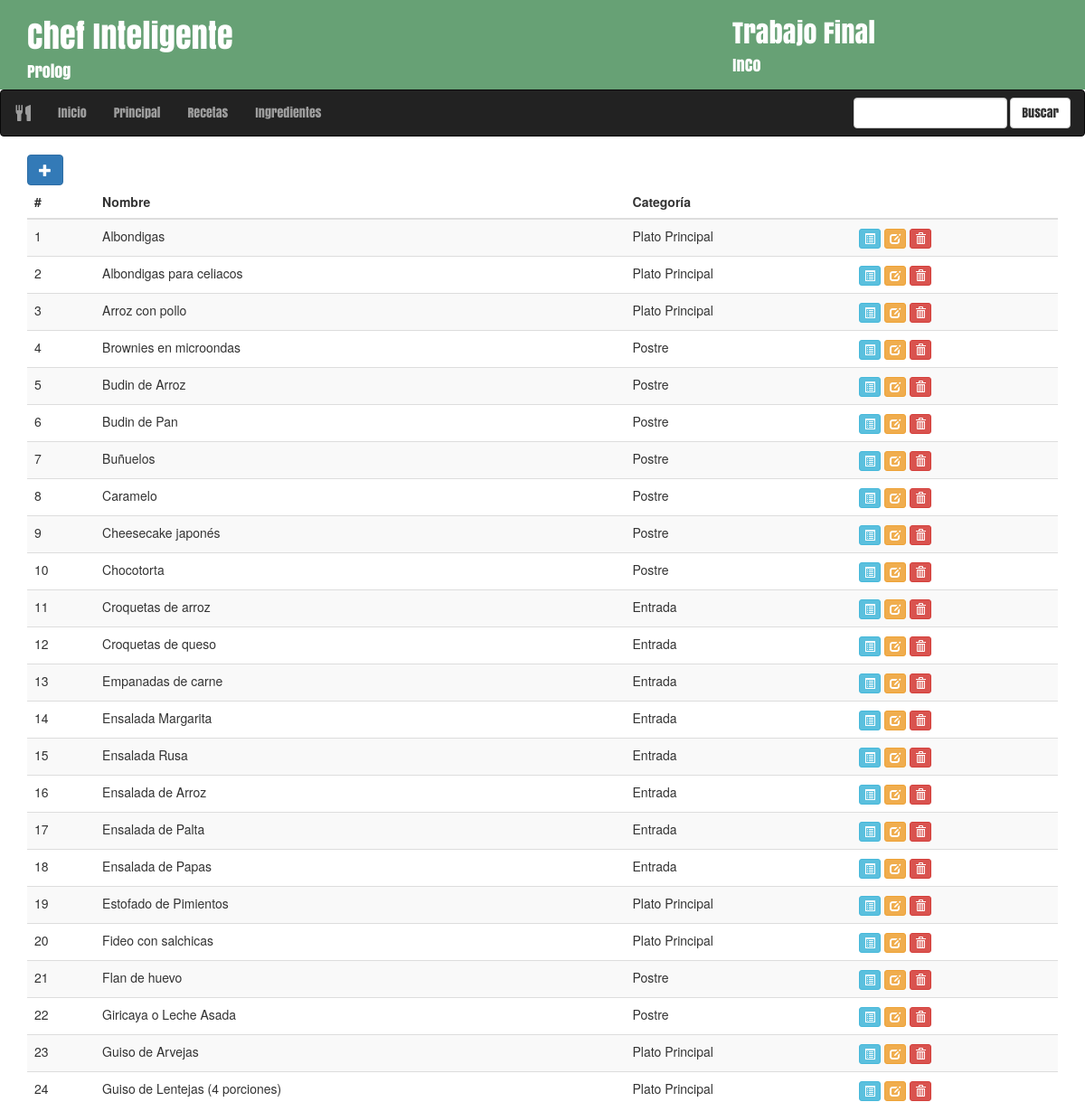
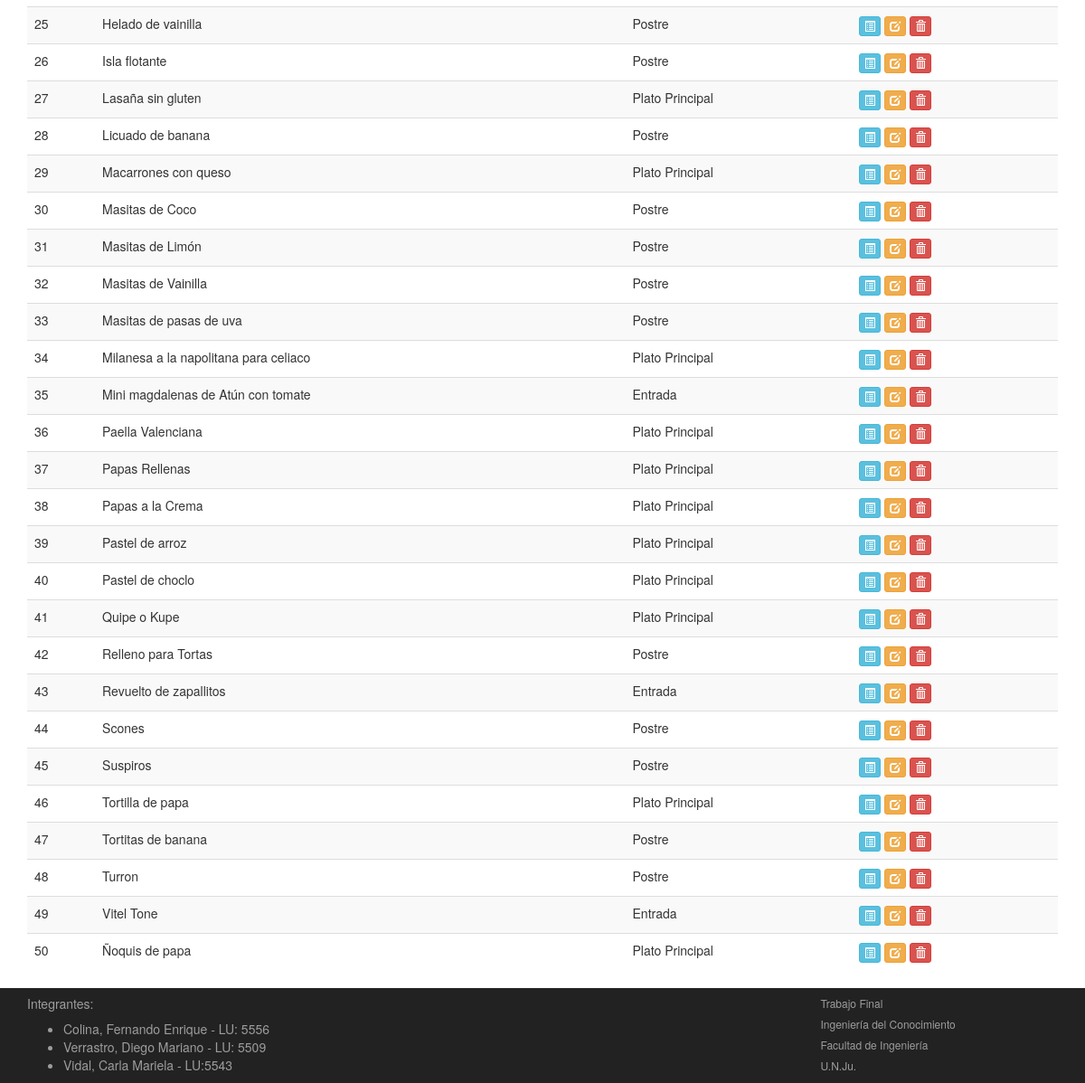
Before: /recetario/recetas/ with the older database file (2 pictures, top to bottom).
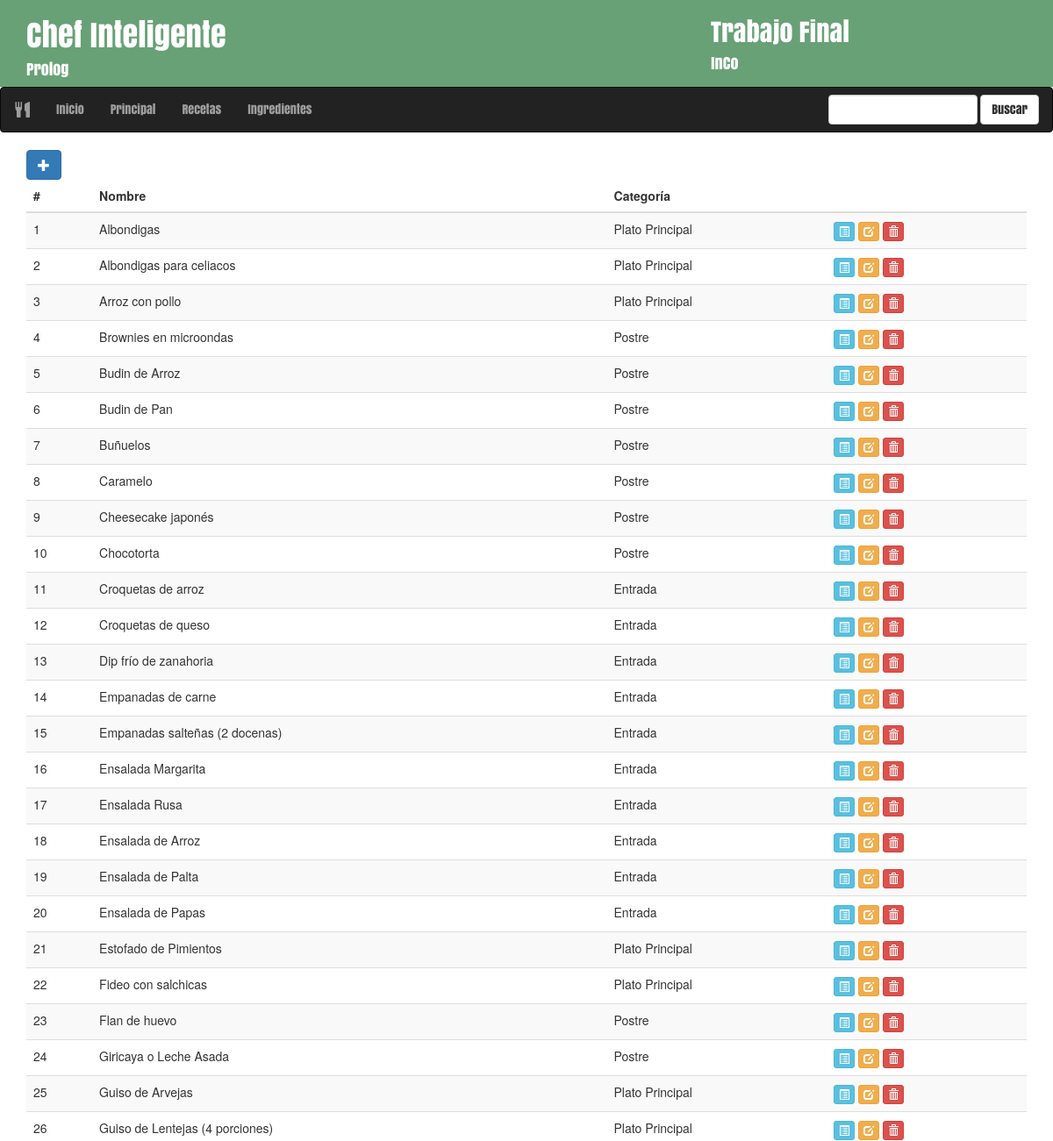
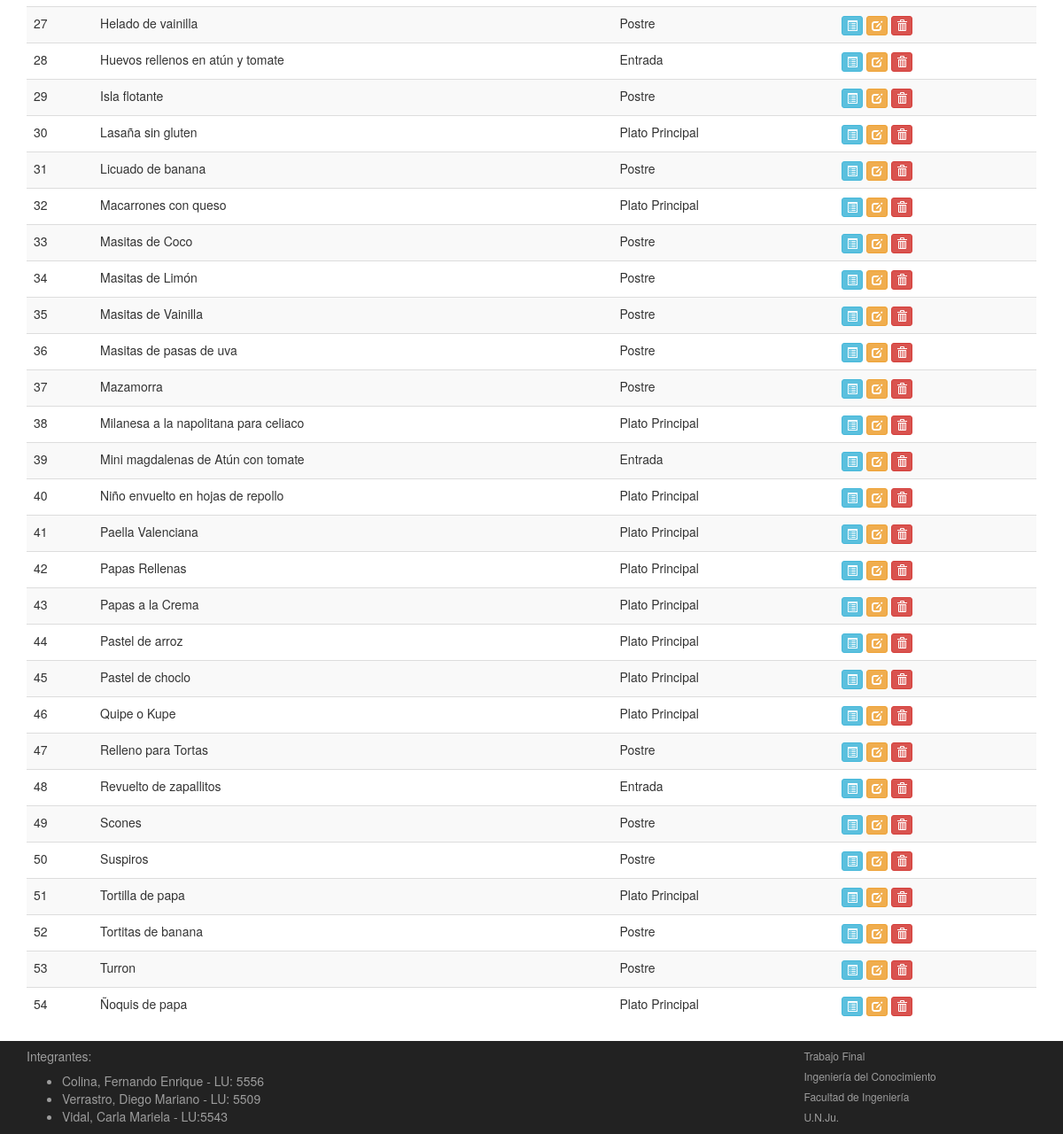
After: the same page with the newer database file (2 pictures, top to bottom).
### recetario/models.py (models this page shows, shortened)
class Receta(models.Model):
	nombre = models.CharField(max_length=40)
	categoria = models.ForeignKey(Categoria)
	image = models.ImageField(verbose_name='Foto',upload_to='images/', blank=True, null=True)
	ingredientes = models.ManyToManyField(Ingrediente, through='DetalleReceta')
	preparacion = models.TextField()
	def image_tag(self):
		return u'<a target="_blank" href="{0}/{1}"><img class="img-rounded img-responsive" alt="No hay imagen" src="{0}/{1}" /></a>'.format(settings.MEDIA_URL, self.image.name)
	image_tag.short_description = 'Image'
	image_tag.allow_tags = True

class Categoria(models.Model):
	nombre = models.CharField(max_length=20)
	def __unicode__(self):
		return self.nombre

### recetario/views.py (the view)
class RecetasList(generic.ListView):
    model = Receta
    template_name = 'recetario/recetas.html'
    context_object_name = 'recetas_list'
    queryset = Receta.objects.all().order_by('nombre')

### recetario/templates/recetario/recetas.html (shortened to what this page needs)
{% extends 'plquery/base.html' %}
{% block content %}
<div id="listarecetas" class="container">
	<div class="row">
		<div class="col-md-12">
			<a href="{% url 'admin:recetario_receta_add' %}"><button type="button" class="btn btn-primary">
			<span class="glyphicon glyphicon-plus"></button></span></a>
			{% if recetas_list %}
			<div class="table-responsive">
				<table class="table table-hover table-striped">
					<thead>
						<tr>
							<th>#</th>
							<th>Nombre</th>
							<th>Categoría</th>
							<th></th>
						</tr>
					</thead>
					<tbody>
						{% for receta in recetas_list %}
						<tr>
							<td>{{ forloop.counter }}</td>
							<td>{{ receta.nombre }}</td>
							<td>{{ receta.categoria }}</td>
							<td><div class="btn-group">
								<a href="{% url 'recetario:detallereceta' receta.pk %}"><button type="button" class="btn btn-info btn-xs">
									<span class="glyphicon glyphicon-list-alt"></span>
									</button></a>
								<a href="{% url 'admin:recetario_receta_change' receta.id %}"><button type="button" class="btn btn-warning btn-xs">
									<span class="glyphicon glyphicon-edit"></span>
									</button></a>
								<a href="{% url 'admin:recetario_receta_delete' receta.id %}"><button type="button" class="btn btn-danger btn-xs">
									<span class="glyphicon glyphicon-trash"></span>
								</button></a>
							</div></td>
						</tr>
						{% endfor %}
					</tbody>
				</table>
			</div>
			{% else %}
				<p>No hay recetas disponibles</p>
			{% endif %}
		</div>
	</div>
</div>
{% endblock %}

Changed rows visible on the page:
added Receta: nombre "Dip frío de zanahoria", categoria "Entrada"
added Receta: nombre "Empanadas salteñas (2 docenas)", categoria "Entrada"
changed Receta: nombre "Vitel Tone" → "Huevos rellenos en atún y tomate"; moves up the list
added Receta: nombre "Mazamorra", categoria "Postre"
added Receta: nombre "Niño envuelto en hojas de repollo", categoria "Plato Principal"
